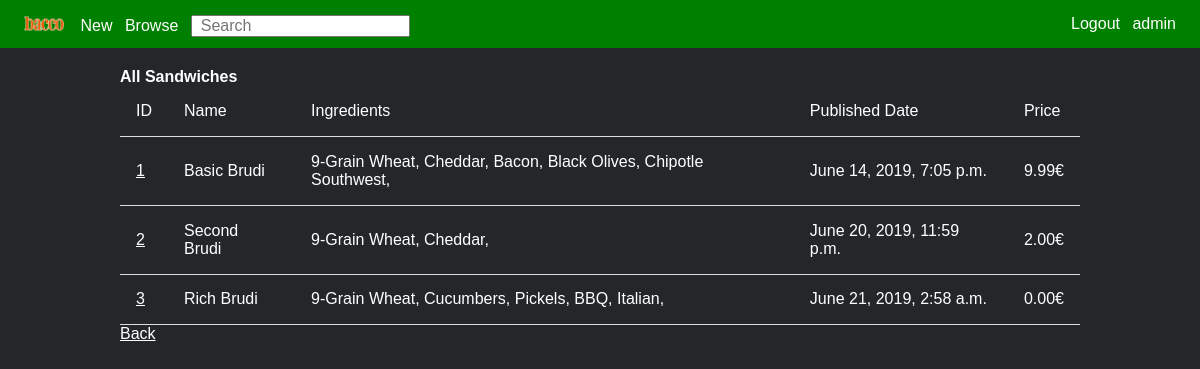
The app's page /mysandwich/show (signed in), older data.
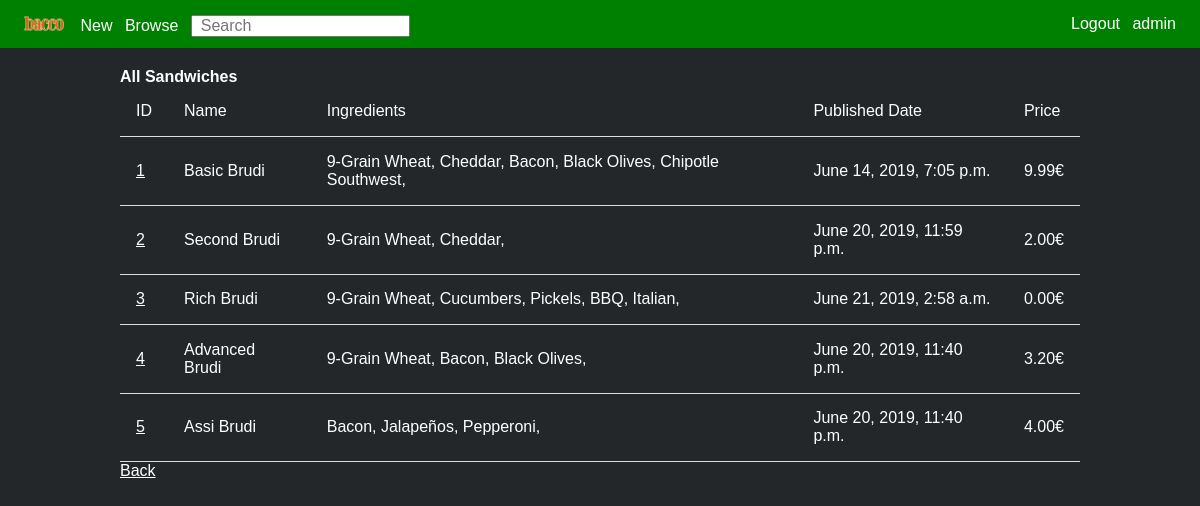
The same page, newer data.
### mysandwich/models.py (models this page shows, shortened)
class Sandwich(models.Model):
    name = models.CharField(max_length=255)
    ingredients = models.ManyToManyField(Ingredient)
    pub_date = models.DateTimeField(default=timezone.now, blank=True)
    price = models.DecimalField(max_digits=4, decimal_places=2, default=0) # max 99,99

class Ingredient(models.Model):
    name = models.CharField(max_length=255)
    full_name = models.CharField(max_length=255, blank = True)
    TYPE_CHOICES = [
        ('BREAD', 'Bread'),
        ('BASE', 'Base'),
        ('CHEESE', 'Cheese'),
        ('VEGETABLE', 'Vegetable'),
        ('CONDIMENT', 'Contiment'),
        ('EXTRAS', 'Extras'),
    ]
    type = models.CharField(
        max_length = 50,
        choices = TYPE_CHOICES,
    )
    calories = models.IntegerField(default = 0)
    is_vegetarian = models.BooleanField()
    is_vegan = models.BooleanField()
    img_small = models.FileField(upload_to=small_directory_path, blank = True, verbose_name='Small image')
    img_large = models.FileField(upload_to=large_directory_path, blank = True, verbose_name='Large image')
    price = models.DecimalField(max_digits=3, decimal_places=2, default=0) # max 9,99

### mysandwich/views.py (the view)
# urls.py: path('show', SandwichListView.as_view(), name='all-sandwiches'),
class SandwichListView(ListView):
    model = Sandwich
    context_object_name = "all_sandwiches"
    def get_context_data(self, **kwargs):
        context = super(SandwichListView, self).get_context_data(**kwargs)
        context['sandwich_list'] = Sandwich.objects.all()
        return context

### mysandwich/templates/mysandwich/sandwich_list.html
{% extends "base.html" %}
{% block content %}
<div class="sandwich-container">
  <h2>All Sandwiches</h2>
  <table>
    <tr>
      <td>ID</td>
      <td>Name</td>
      <td>Ingredients</td>
      <td>Published Date</td>
      <td>Price</td>
    </tr>
      {% for sandwich in all_sandwiches %}
      <tr>
      <td><a href="show/{{ sandwich.id }}">{{ sandwich.id }}</a></td>
      <td>{{ sandwich.name }}</td>
      <td>
        {% for ingredient in sandwich.ingredients.all %}
        {{ ingredient.name }},
        {% endfor %}
      </td>
      <td>{{ sandwich.pub_date }}</td>
      <td>{{ sandwich.price }}€</td>
      <tr>
      {% endfor %}
  </table>
  <a href="../">Back</a>
</div>
{% endblock content %}

Row changes from the older to the newer data that the page shows:
added Sandwich: id "4", name "Advanced Brudi", pub_date "June 20, 2019, 11:40 p.m.", price "3.20", Ingredient (name "9-Grain Wheat"), Ingredient (name "Bacon"), Ingredient (name "Black Olives")
added Sandwich: id "5", name "Assi Brudi", pub_date "June 20, 2019, 11:40 p.m.", price "4.00", Ingredient (name "Bacon")
now on this page (row edited): Ingredient: name "Jalapeños", shown under "5"
now on this page (row edited): Ingredient: name "Pepperoni", shown under "5"
